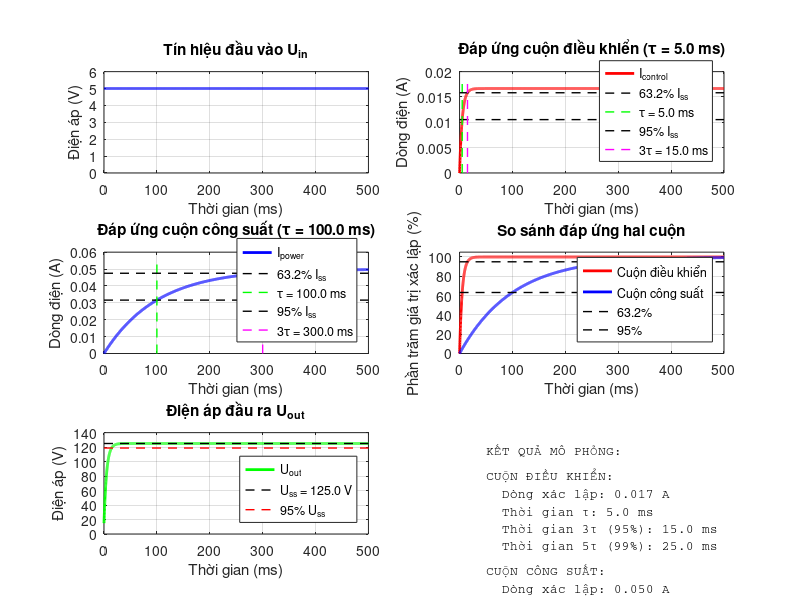

Reproduce this figure in MATLAB.
%% MÔ PHỎNG THỜI GIAN KHUẾCH ĐẠI TỪ KÉP ПДД-1,5B
% Script mô phỏng thời gian đáp ứng của khuếch đại từ
% Tác giả: Hệ thống điều khiển máy xúc EKG-5A
% Ngày: 10/2025

clc; clear all; close all;

%% ========== THÔNG SỐ KHUẾCH ĐẠI TỪ ==========

% Cuộn điều khiển (Control Winding)
L_control = 1.5;        % Độ tự cảm [H]
R_control = 300;        % Điện trở [Ohm]
tau_control = L_control / R_control;  % Hằng số thời gian [s]

% Cuộn công suất (Power Winding)
L_power = 10;           % Độ tự cảm [H]
R_power = 100;          % Điện trở [Ohm]
tau_power = L_power / R_power;        % Hằng số thời gian [s]

% Hệ số khuếch đại
K_u = 22;               % Hệ số khuếch đại điện áp
K_i = 100;              % Hệ số khuếch đại dòng điện
K_p = K_u * K_i;        % Hệ số khuếch đại công suất

% Tín hiệu đầu vào
U_in_max = 10;          % Điện áp đầu vào tối đa [V]
U_in_step = 5;          % Bước nhảy điện áp vào [V]

% Thời gian mô phỏng
t_sim = 0.5;            % Thời gian mô phỏng [s]
dt = 0.0001;            % Bước thời gian [s]
t = 0:dt:t_sim;         % Vector thời gian

%% ========== HIỂN THỊ THÔNG SỐ ==========

fprintf('========== THÔNG SỐ KHUẾCH ĐẠI TỪ ПДД-1,5B ==========\n');
fprintf('CUỘN ĐIỀU KHIỂN:\n');
fprintf('  Độ tự cảm L_control = %.2f H\n', L_control);
fprintf('  Điện trở R_control = %.0f Ohm\n', R_control);
fprintf('  Hằng số thời gian τ_control = %.3f s = %.1f ms\n', tau_control, tau_control*1000);
fprintf('\n');
fprintf('CUỘN CÔNG SUẤT:\n');
fprintf('  Độ tự cảm L_power = %.2f H\n', L_power);
fprintf('  Điện trở R_power = %.0f Ohm\n', R_power);
fprintf('  Hằng số thời gian τ_power = %.3f s = %.1f ms\n', tau_power, tau_power*1000);
fprintf('\n');
fprintf('HỆ SỐ KHUẾCH ĐẠI:\n');
fprintf('  K_u (điện áp) = %.0f\n', K_u);
fprintf('  K_i (dòng điện) = %.0f\n', K_i);
fprintf('  K_p (công suất) = %.0f\n', K_p);
fprintf('======================================================\n\n');

%% ========== MÔ PHỎNG ĐÁP ỨNG CUỘN ĐIỀU KHIỂN ==========

% Tín hiệu đầu vào bước nhảy
U_in = U_in_step * ones(size(t));

% Đáp ứng bước của cuộn điều khiển
I_control = (U_in_step / R_control) * (1 - exp(-t / tau_control));

% Thời gian đạt các mốc
t_63_control = tau_control;
t_95_control = 3 * tau_control;
t_99_control = 5 * tau_control;

%% ========== MÔ PHỎNG ĐÁP ỨNG CUỘN CÔNG SUẤT ==========

% Đáp ứng bước của cuộn công suất
I_power = (U_in_step / R_power) * (1 - exp(-t / tau_power));

% Thời gian đạt các mốc
t_63_power = tau_power;
t_95_power = 3 * tau_power;
t_99_power = 5 * tau_power;

%% ========== ĐÁP ỨNG ĐIỆN ÁP RA ==========

% Điện áp ra (chỉ xét đáp ứng cuộn điều khiển)
U_offset = 15;  % Điện áp lệch do từ dư [V]
U_out = K_u * U_in_step * (1 - exp(-t / tau_control)) + U_offset;

%% ========== VẼ ĐỒ THỊ ==========

% Tạo figure
figure('Name', 'Mô phỏng thời gian khuếch đại từ', 'Position', [100, 100, 1200, 800]);

% Subplot 1: Tín hiệu đầu vào
subplot(3, 2, 1);
plot(t*1000, U_in, 'b-', 'LineWidth', 2);
grid on;
xlabel('Thời gian (ms)');
ylabel('Điện áp (V)');
title('Tín hiệu đầu vào U_{in}');
ylim([0 U_in_step*1.2]);

% Subplot 2: Đáp ứng cuộn điều khiển
subplot(3, 2, 2);
plot(t*1000, I_control, 'r-', 'LineWidth', 2);
hold on;
I_ss_control = U_in_step / R_control;
plot([0 t_sim*1000], [0.632*I_ss_control 0.632*I_ss_control], 'k--', 'LineWidth', 1);
plot([t_63_control*1000 t_63_control*1000], [0 I_ss_control*1.1], 'g--', 'LineWidth', 1);
plot([0 t_sim*1000], [0.95*I_ss_control 0.95*I_ss_control], 'k--', 'LineWidth', 1);
plot([t_95_control*1000 t_95_control*1000], [0 I_ss_control*1.1], 'm--', 'LineWidth', 1);
grid on;
xlabel('Thời gian (ms)');
ylabel('Dòng điện (A)');
title(sprintf('Đáp ứng cuộn điều khiển (τ = %.1f ms)', tau_control*1000));
legend('I_{control}', '63.2% I_{ss}', sprintf('τ = %.1f ms', tau_control*1000), ...
       '95% I_{ss}', sprintf('3τ = %.1f ms', t_95_control*1000), 'Location', 'Southeast');

% Subplot 3: Đáp ứng cuộn công suất
subplot(3, 2, 3);
plot(t*1000, I_power, 'b-', 'LineWidth', 2);
hold on;
I_ss_power = U_in_step / R_power;
plot([0 t_sim*1000], [0.632*I_ss_power 0.632*I_ss_power], 'k--', 'LineWidth', 1);
plot([t_63_power*1000 t_63_power*1000], [0 I_ss_power*1.1], 'g--', 'LineWidth', 1);
plot([0 t_sim*1000], [0.95*I_ss_power 0.95*I_ss_power], 'k--', 'LineWidth', 1);
plot([t_95_power*1000 t_95_power*1000], [0 I_ss_power*1.1], 'm--', 'LineWidth', 1);
grid on;
xlabel('Thời gian (ms)');
ylabel('Dòng điện (A)');
title(sprintf('Đáp ứng cuộn công suất (τ = %.1f ms)', tau_power*1000));
legend('I_{power}', '63.2% I_{ss}', sprintf('τ = %.1f ms', tau_power*1000), ...
       '95% I_{ss}', sprintf('3τ = %.1f ms', t_95_power*1000), 'Location', 'Southeast');

% Subplot 4: So sánh hai cuộn
subplot(3, 2, 4);
plot(t*1000, I_control/I_ss_control*100, 'r-', 'LineWidth', 2);
hold on;
plot(t*1000, I_power/I_ss_power*100, 'b-', 'LineWidth', 2);
plot([0 t_sim*1000], [63.2 63.2], 'k--', 'LineWidth', 1);
plot([0 t_sim*1000], [95 95], 'k--', 'LineWidth', 1);
grid on;
xlabel('Thời gian (ms)');
ylabel('Phần trăm giá trị xác lập (%)');
title('So sánh đáp ứng hai cuộn');
legend('Cuộn điều khiển', 'Cuộn công suất', '63.2%', '95%', 'Location', 'Southeast');
ylim([0 105]);

% Subplot 5: Điện áp đầu ra
subplot(3, 2, 5);
plot(t*1000, U_out, 'g-', 'LineWidth', 2);
hold on;
U_ss = K_u * U_in_step + U_offset;
plot([0 t_sim*1000], [U_ss U_ss], 'k--', 'LineWidth', 1);
plot([0 t_sim*1000], [0.95*U_ss 0.95*U_ss], 'r--', 'LineWidth', 1);
grid on;
xlabel('Thời gian (ms)');
ylabel('Điện áp (V)');
title('Điện áp đầu ra U_{out}');
legend('U_{out}', sprintf('U_{ss} = %.1f V', U_ss), '95% U_{ss}', 'Location', 'Southeast');

% Subplot 6: Bảng thông tin
subplot(3, 2, 6);
axis off;
str_info = {
    'KẾT QUẢ MÔ PHỎNG:'
    ' '
    'CUỘN ĐIỀU KHIỂN:'
    sprintf('  Dòng xác lập: %.3f A', I_ss_control)
    sprintf('  Thời gian τ: %.1f ms', tau_control*1000)
    sprintf('  Thời gian 3τ (95%%): %.1f ms', t_95_control*1000)
    sprintf('  Thời gian 5τ (99%%): %.1f ms', t_99_control*1000)
    ' '
    'CUỘN CÔNG SUẤT:'
    sprintf('  Dòng xác lập: %.3f A', I_ss_power)
    sprintf('  Thời gian τ: %.1f ms', tau_power*1000)
    sprintf('  Thời gian 3τ (95%%): %.1f ms', t_95_power*1000)
    sprintf('  Thời gian 5τ (99%%): %.1f ms', t_99_power*1000)
    ' '
    'ĐIỆN ÁP ĐẦU RA:'
    sprintf('  Điện áp xác lập: %.1f V', U_ss)
    sprintf('  Hệ số khuếch đại: %.0f', K_u)
    ' '
    'KẾT LUẬN:'
    sprintf('  Cuộn ĐK nhanh hơn %.0fx', tau_power/tau_control)
};
text(0.1, 0.9, str_info, 'VerticalAlignment', 'top', 'FontSize', 9, 'FontName', 'Courier');

%% ========== PHÂN TÍCH BỔ SUNG ==========

fprintf('========== KẾT QUẢ MÔ PHỎNG ==========\n');
fprintf('\nCUỘN ĐIỀU KHIỂN:\n');
fprintf('  Dòng xác lập: %.4f A\n', I_ss_control);
fprintf('  Thời gian đạt 63.2%%: %.3f ms\n', t_63_control*1000);
fprintf('  Thời gian đạt 95%%: %.3f ms\n', t_95_control*1000);
fprintf('  Thời gian đạt 99%%: %.3f ms\n', t_99_control*1000);

fprintf('\nCUỘN CÔNG SUẤT:\n');
fprintf('  Dòng xác lập: %.4f A\n', I_ss_power);
fprintf('  Thời gian đạt 63.2%%: %.3f ms\n', t_63_power*1000);
fprintf('  Thời gian đạt 95%%: %.3f ms\n', t_95_power*1000);
fprintf('  Thời gian đạt 99%%: %.3f ms\n', t_99_power*1000);

fprintf('\nĐIỆN ÁP ĐẦU RA:\n');
fprintf('  Điện áp xác lập: %.2f V\n', U_ss);
fprintf('  Thời gian đáp ứng (95%%): %.3f ms\n', t_95_control*1000);

fprintf('\nSO SÁNH:\n');
fprintf('  Cuộn điều khiển nhanh hơn cuộn công suất: %.1f lần\n', tau_power/tau_control);

fprintf('\n======================================\n');

%% ========== LƯU KẾT QUẢ ==========

% Lưu hình ảnh
saveas(gcf, 'mo_phong_thoi_gian_khuech_dai_tu.png');
fprintf('\nĐã lưu đồ thị vào file: mo_phong_thoi_gian_khuech_dai_tu.png\n');

% Lưu dữ liệu
save('data_thoi_gian_khuech_dai_tu.mat', 't', 'U_in', 'I_control', 'I_power', 'U_out', ...
     'tau_control', 'tau_power', 'K_u', 'K_i', 'K_p');
fprintf('Đã lưu dữ liệu vào file: data_thoi_gian_khuech_dai_tu.mat\n');

fprintf('\n========== HOÀN THÀNH MÔ PHỎNG ==========\n');

